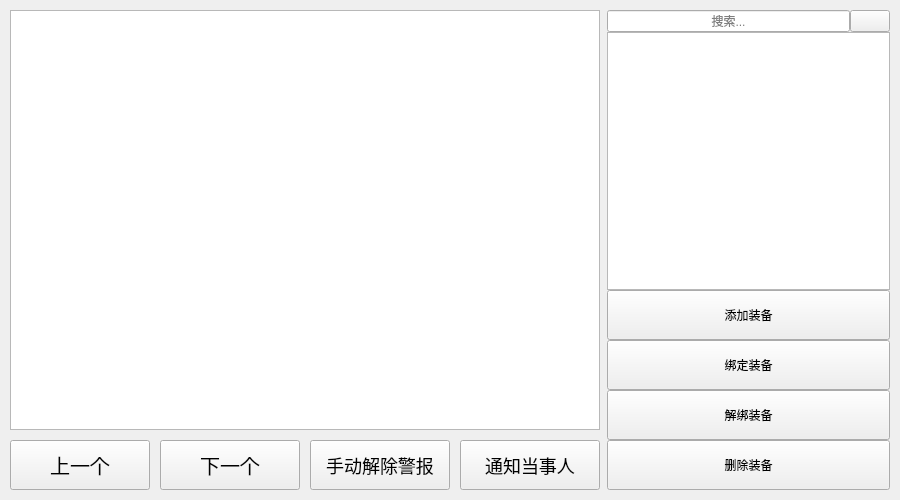
<?xml version="1.0" encoding="UTF-8"?>
<ui version="4.0">
 <class>Widget</class>
 <widget class="QWidget" name="Widget">
  <property name="geometry">
   <rect>
    <x>0</x>
    <y>0</y>
    <width>900</width>
    <height>500</height>
   </rect>
  </property>
  <property name="minimumSize">
   <size>
    <width>1</width>
    <height>1</height>
   </size>
  </property>
  <property name="mouseTracking">
   <bool>false</bool>
  </property>
  <property name="windowTitle">
   <string>高空作业预警监控系统 V1.0</string>
  </property>
  <property name="windowIcon">
   <iconset resource="../res.qrc">
    <normaloff>:/img/aqjk.png</normaloff>:/img/aqjk.png</iconset>
  </property>
  <layout class="QVBoxLayout" name="verticalLayout_2">
   <property name="spacing">
    <number>10</number>
   </property>
   <property name="leftMargin">
    <number>10</number>
   </property>
   <property name="topMargin">
    <number>10</number>
   </property>
   <property name="rightMargin">
    <number>10</number>
   </property>
   <property name="bottomMargin">
    <number>10</number>
   </property>
   <item>
    <layout class="QHBoxLayout" name="horizontalLayout">
     <property name="spacing">
      <number>0</number>
     </property>
     <item>
      <layout class="QVBoxLayout" name="verticalLayout_3">
       <property name="spacing">
        <number>0</number>
       </property>
       <item>
        <widget class="QTableWidget" name="tableWidget">
         <property name="maximumSize">
          <size>
           <width>700</width>
           <height>16777215</height>
          </size>
         </property>
         <property name="lineWidth">
          <number>1</number>
         </property>
         <property name="dragEnabled">
          <bool>false</bool>
         </property>
         <property name="alternatingRowColors">
          <bool>true</bool>
         </property>
         <property name="rowCount">
          <number>0</number>
         </property>
         <property name="columnCount">
          <number>0</number>
         </property>
        </widget>
       </item>
       <item>
        <layout class="QHBoxLayout" name="horizontalLayout_3">
         <property name="spacing">
          <number>0</number>
         </property>
         <property name="topMargin">
          <number>10</number>
         </property>
         <item>
          <widget class="QPushButton" name="pushButton_laststaff">
           <property name="minimumSize">
            <size>
             <width>140</width>
             <height>50</height>
            </size>
           </property>
           <property name="maximumSize">
            <size>
             <width>140</width>
             <height>50</height>
            </size>
           </property>
           <property name="styleSheet">
            <string notr="true">font-family : 黑体;
font-size : 20px;</string>
           </property>
           <property name="text">
            <string>上一个</string>
           </property>
          </widget>
         </item>
         <item>
          <spacer name="horizontalSpacer">
           <property name="orientation">
            <enum>Qt::Horizontal</enum>
           </property>
           <property name="sizeType">
            <enum>QSizePolicy::Fixed</enum>
           </property>
           <property name="sizeHint" stdset="0">
            <size>
             <width>10</width>
             <height>20</height>
            </size>
           </property>
          </spacer>
         </item>
         <item>
          <widget class="QPushButton" name="pushButton_nextstaff">
           <property name="minimumSize">
            <size>
             <width>140</width>
             <height>50</height>
            </size>
           </property>
           <property name="maximumSize">
            <size>
             <width>140</width>
             <height>50</height>
            </size>
           </property>
           <property name="styleSheet">
            <string notr="true">font-family : 黑体;
font-size : 20px;</string>
           </property>
           <property name="text">
            <string>下一个</string>
           </property>
          </widget>
         </item>
         <item>
          <spacer name="horizontalSpacer_2">
           <property name="orientation">
            <enum>Qt::Horizontal</enum>
           </property>
           <property name="sizeType">
            <enum>QSizePolicy::Fixed</enum>
           </property>
           <property name="sizeHint" stdset="0">
            <size>
             <width>10</width>
             <height>20</height>
            </size>
           </property>
          </spacer>
         </item>
         <item>
          <widget class="QPushButton" name="pushButton_all_clear">
           <property name="minimumSize">
            <size>
             <width>140</width>
             <height>50</height>
            </size>
           </property>
           <property name="maximumSize">
            <size>
             <width>140</width>
             <height>50</height>
            </size>
           </property>
           <property name="styleSheet">
            <string notr="true">font-family : 黑体;
font-size : 18px;</string>
           </property>
           <property name="text">
            <string>手动解除警报</string>
           </property>
          </widget>
         </item>
         <item>
          <spacer name="horizontalSpacer_3">
           <property name="orientation">
            <enum>Qt::Horizontal</enum>
           </property>
           <property name="sizeType">
            <enum>QSizePolicy::Fixed</enum>
           </property>
           <property name="sizeHint" stdset="0">
            <size>
             <width>10</width>
             <height>20</height>
            </size>
           </property>
          </spacer>
         </item>
         <item>
          <widget class="QPushButton" name="pushButton_notify_party">
           <property name="minimumSize">
            <size>
             <width>140</width>
             <height>50</height>
            </size>
           </property>
           <property name="maximumSize">
            <size>
             <width>140</width>
             <height>50</height>
            </size>
           </property>
           <property name="styleSheet">
            <string notr="true">font-family : 黑体;
font-size : 18px;</string>
           </property>
           <property name="text">
            <string>通知当事人</string>
           </property>
          </widget>
         </item>
        </layout>
       </item>
      </layout>
     </item>
     <item>
      <layout class="QVBoxLayout" name="verticalLayout">
       <property name="spacing">
        <number>0</number>
       </property>
       <property name="sizeConstraint">
        <enum>QLayout::SetDefaultConstraint</enum>
       </property>
       <property name="leftMargin">
        <number>7</number>
       </property>
       <property name="bottomMargin">
        <number>0</number>
       </property>
       <item>
        <layout class="QHBoxLayout" name="horizontalLayout_2">
         <property name="spacing">
          <number>0</number>
         </property>
         <item>
          <widget class="QLineEdit" name="lineEdit">
           <property name="cursor">
            <cursorShape>ArrowCursor</cursorShape>
           </property>
           <property name="layoutDirection">
            <enum>Qt::LeftToRight</enum>
           </property>
           <property name="alignment">
            <set>Qt::AlignCenter</set>
           </property>
           <property name="placeholderText">
            <string>搜索...</string>
           </property>
          </widget>
         </item>
         <item>
          <widget class="QPushButton" name="searchButton">
           <property name="styleSheet">
            <string notr="true">image: url(:/img/ss.png);</string>
           </property>
           <property name="text">
            <string/>
           </property>
           <property name="shortcut">
            <string>Return</string>
           </property>
          </widget>
         </item>
        </layout>
       </item>
       <item>
        <widget class="QTextBrowser" name="textBrowser"/>
       </item>
       <item>
        <layout class="QVBoxLayout" name="verticalLayout_4">
         <item>
          <widget class="QPushButton" name="add_facility">
           <property name="minimumSize">
            <size>
             <width>120</width>
             <height>50</height>
            </size>
           </property>
           <property name="text">
            <string>添加装备</string>
           </property>
          </widget>
         </item>
         <item>
          <widget class="QPushButton" name="bind_facility">
           <property name="minimumSize">
            <size>
             <width>0</width>
             <height>50</height>
            </size>
           </property>
           <property name="text">
            <string>绑定装备</string>
           </property>
          </widget>
         </item>
         <item>
          <widget class="QPushButton" name="rebind_facility">
           <property name="minimumSize">
            <size>
             <width>0</width>
             <height>50</height>
            </size>
           </property>
           <property name="text">
            <string>解绑装备</string>
           </property>
          </widget>
         </item>
         <item>
          <widget class="QPushButton" name="del_facility">
           <property name="minimumSize">
            <size>
             <width>0</width>
             <height>50</height>
            </size>
           </property>
           <property name="text">
            <string>删除装备</string>
           </property>
          </widget>
         </item>
        </layout>
       </item>
      </layout>
     </item>
    </layout>
   </item>
  </layout>
 </widget>
 <resources>
  <include location="../res.qrc"/>
 </resources>
 <connections/>
</ui>
